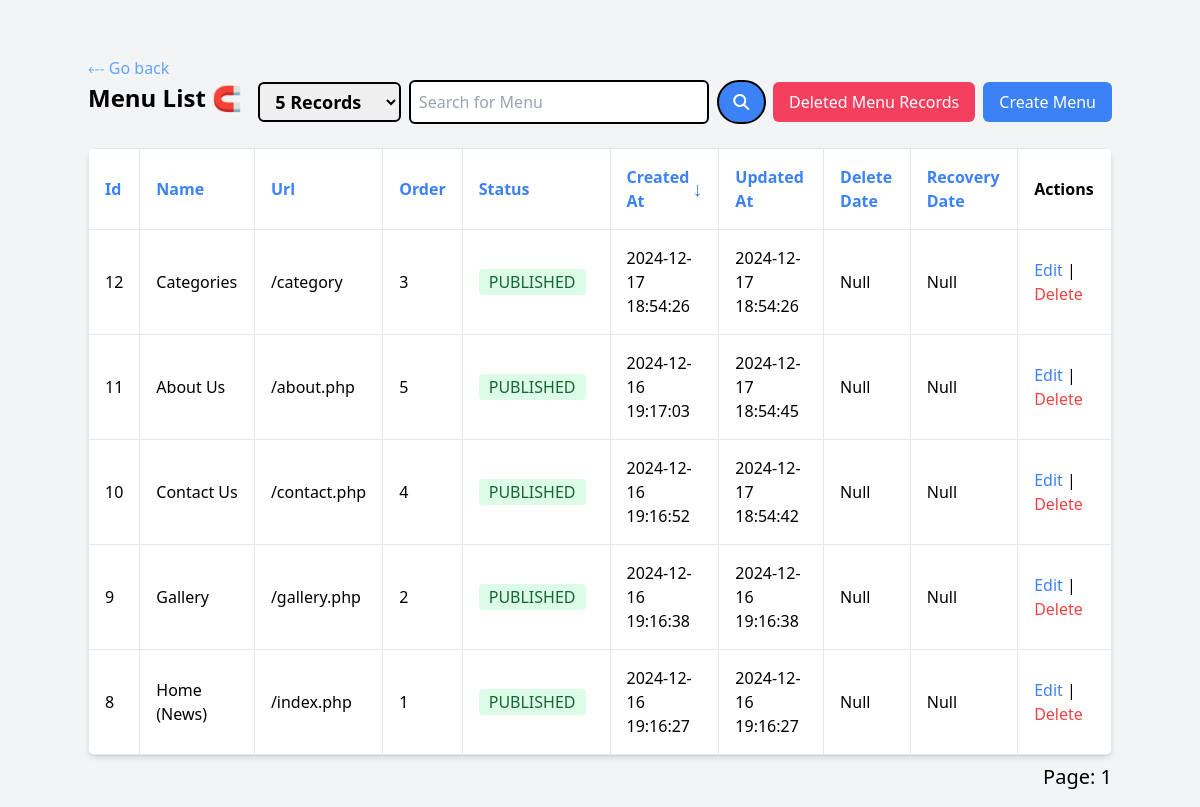
Screenshot of /portal/menu/index.php (signed in) with the database file from the repository.
### tables this page shows
CREATE TABLE `menu` (
  `id` int(11) NOT NULL,
  `name` varchar(255) NOT NULL,
  `ord` int(11) NOT NULL,
  `url` varchar(255) NOT NULL,
  `sts` tinyint(4) DEFAULT 1,
  `createdAt` timestamp NOT NULL DEFAULT current_timestamp(),
  `updatedAt` timestamp NOT NULL DEFAULT current_timestamp() ON UPDATE current_timestamp(),
  `delete_date` timestamp NULL DEFAULT NULL,
  `recovery_date` timestamp NULL DEFAULT NULL
);

### portal/menu/index.php (the view, shortened to what this page needs)
<?php
include('../../db/db.php');
$limit = isset($_GET["pageSizeMenu"]) ? (int) $_GET["pageSizeMenu"] : 5;
$page = isset($_GET['page']) ? (int) $_GET['page'] : 1;
$offset = ($page - 1) * $limit;
$searchMenu = isset($_GET["searchMenu"]) ? $_GET["searchMenu"] : "";
$sort_column = isset($_GET['sort']) ? $_GET['sort'] : 'createdAt';
$sort_order = isset($_GET['order']) ? $_GET['order'] === 'desc' ? 'DESC' : 'ASC' : "DESC";
$query = "SELECT * FROM menu WHERE sts <> '3' AND (
          id LIKE '%$searchMenu%'
          OR name LIKE '%$searchMenu%' ";
$query .= " OR url LIKE '%$searchMenu%'
OR ord LIKE '%$searchMenu%'
OR createdAt LIKE '%$searchMenu%'
OR updatedAt LIKE '%$searchMenu%'
OR delete_date LIKE '%$searchMenu%'
OR recovery_date LIKE '%$searchMenu%'
) ORDER BY $sort_column $sort_order LIMIT $limit OFFSET $offset";
$result = $conn->query($query);
?>
<!DOCTYPE html>
<html lang="en">
<head>
    <link rel="stylesheet" href="https://cdnjs.cloudflare.com/ajax/libs/font-awesome/6.7.1/css/all.min.css"
 />
    <script src="https://cdn.tailwindcss.com"></script>
</head>
<body class="bg-gray-100 p-4">
    <div class="container mx-auto mt-10">
        <a href="../dashboard.php" class="text-blue-400 hover:underline">&lBarr; Go back</a>
        <div>
            <div class="flex justify-between items-center mb-6">
                <div class="flex gap-4 items-centers flex-col sm:flex-row">
                    <h2 class="text-2xl font-bold">Menu List 🧲</h2>
                    <select name="pageSizeMenu" onchange="handlePageSizeSubmit(event, 1)"
                        class="p-[0.3rem_0.7rem_0.3rem_0.7rem] text-lg border-[2px] border-black rounded-md font-semibold">
                        <option value="5" <?php echo $limit == 5 ? "selected" : ""; ?>>5 Records
                        </option>
                    </select>
                </div>
                <div class="flex items-center">
                    <input type="search" name="searchMenu" class="p-2 border-black border-[2px] rounded-md w-[300px]"
                        placeholder="Search for Menu" value="<?php echo $searchMenu; ?>" />
                    <button onclick="searchQuery()"
                        class="border-[2px] border-black bg-blue-500 text-white p-[0.5rem_0.9rem_0.5rem_0.9rem] ml-2 rounded-full hover:opacity-80 cursor-pointer">
                        <i class="fa-solid fa-search"></i></button>
                </div>
                <div class="flex gap-2">
                    <a href="menu-crud/deleted_menu.php" class="bg-rose-500 text-white px-4 py-2 rounded-md">Deleted
                        Menu
                        Records</a>
                    <a href="menu-crud/create_menu.php" class="bg-blue-500 text-white px-4 py-2 rounded-md">Create
                        Menu</a>
                </div>
            </div>
            <div class="bg-white shadow-md rounded-lg overflow-x-scroll">
                <table class="min-w-full border-collapse">
                    <thead>
                        <tr class="w-full">
                            <th class="border p-4 text-left">
                                <div class="flex justify-between items-center">
                                    <a href="javascript:void(0)"
                                        onClick="sortTable('id', '<?php echo $sort_order === 'ASC' ? 'desc' : 'asc'; ?>')"
                                        class="text-blue-500 w-full">
                                        Id
                                    </a>
                                </div>
                            </th>
                            <th class="border p-4 text-left">
                                <div class="flex justify-between items-center">
                                    <a href="javascript:void(0)"
                                        onClick="sortTable('name', '<?php echo $sort_order === 'ASC' ? 'desc' : 'asc'; ?>')"
                                        class="text-blue-500 w-full">
                                        Name
                                    </a>
                                </div>
                            </th>
                            <th class="border p-4 text-left">
                                <div class="flex justify-between items-center">
                                    <a href="javascript:void(0)"
                                        onClick="sortTable('url', '<?php echo $sort_order === 'ASC' ? 'desc' : 'asc'; ?>')"
                                        class="text-blue-500 w-full">
                                        Url
                                    </a>
                                </div>
                            </th>
                            <th class="border p-4 text-left">
                                <div class="flex justify-between items-center">
                                    <a href="javascript:void(0)"
                                        onClick="sortTable('ord', '<?php echo $sort_order === 'ASC' ? 'desc' : 'asc'; ?>')"
                                        class="text-blue-500 w-full">
                                        Order
                                    </a>
                                </div>
                            </th>
                            <th class="border p-4 text-left">
                                <div class="flex justify-between items-center">
                                    <a href="javascript:void(0)"
                                        onClick="sortTable('sts', '<?php echo $sort_order === 'ASC' ? 'desc' : 'asc'; ?>')"
                                        class="text-blue-500 w-full">
                                        Status
                                    </a>
                                </div>
                            </th>
                            <th class="border p-4 text-left">
                                <div class="flex justify-between items-center">
                                    <a href="javascript:void(0)"
                                        onClick="sortTable('createdAt', '<?php echo $sort_order === 'ASC' ? 'desc' : 'asc'; ?>')"
                                        class="text-blue-500 w-full">
                                        Created At
                                    </a>
                                    <?php if ($sort_column == "createdAt") {
                                        echo $sort_order === "ASC"
                                            ? "<span class='text-xl font-bold text-blue-500'>&uarr;</span>"
                                            : "<span class='text-xl font-bold text-blue-500'>&darr;</span>";
                                    } ?>
                                </div>
                            </th>
                            <th class="border p-4 text-left">
                                <div class="flex justify-between items-center">
                                    <a href="javascript:void(0)"
                                        onClick="sortTable('updatedAt', '<?php echo $sort_order === 'ASC' ? 'desc' : 'asc'; ?>')"
                                        class="text-blue-500 w-full">
                                        Updated At
                                    </a>
                                </div>
                            </th>
                            <th class="border p-4 text-left">
                                <div class="flex justify-between items-center">
                                    <a href="javascript:void(0)"
                                        onClick="sortTable('delete_date', '<?php echo $sort_order === 'ASC' ? 'desc' : 'asc'; ?>')"
                                        class="text-blue-500 w-full">
                                        Delete Date
                                    </a>
                                </div>
                            </th>
                            <th class="border p-4 text-left">
                                <div class="flex justify-between items-center">
                                    <a href="javascript:void(0)"
                                        onClick="sortTable('recovery_date', '<?php echo $sort_order === 'ASC' ? 'desc' : 'asc'; ?>')"
                                        class="text-blue-500 w-full">
                                        Recovery Date
                                    </a>
                                </div>
                            </th>
                            <th class="border p-4 text-left">Actions</th>
                        </tr>
                    </thead>
                    <tbody>
                        <?php while ($row = $result->fetch_assoc()): ?>
                            <tr>
                                <td class="border p-4"><?php echo $row["id"]; ?></td>
                                <td class="border p-4"><?php echo $row["name"]; ?></td>
                                <td class="border p-4"><?php echo $row["url"]; ?></td>
                                <td class="border p-4"><?php echo $row["ord"]; ?></td>
                                <td class="border p-4">
                                    <span
                                        class="<?php echo $row['sts'] == 1 ? "bg-blue-100 text-blue-800" : "bg-green-100 text-green-800"; ?> font-medium me-2 px-2.5 py-0.5 rounded uppercase"><?php echo $row['sts'] == 1 ? "unlisted" : "published"; ?></span>
                                </td>
                                <td class="border p-4"><?php echo explode(".", $row['createdAt'])[0]; ?></td>
                                <td class="border p-4"><?php echo explode(".", $row['updatedAt'])[0]; ?></td>
                                <td class="border p-4">
                                    <?php if ($row["delete_date"]) {
                                        echo explode(".", $row['delete_date'])[0];
                                    } else {
                                        echo "Null";
                                    } ?>
                                </td>
                                <td class="border p-4">
                                    <?php if ($row["recovery_date"]) {
                                        echo explode(".", $row['recovery_date'])[0];
                                    } else {
                                        echo "Null";
                                    } ?>
                                </td>
                                <td class="border p-4">
                                    <a href="menu-crud/edit_menu.php?id=<?php echo $row['id']; ?>"
                                        class="text-blue-500 hover:underline">Edit</a> |
                                    <a href="menu-crud/delete_menu.php?id=<?php echo $row['id']; ?>"
                                        class="text-red-500 hover:underline">Delete</a>
                                </td>
                            </tr>
                        <?php endwhile; ?>
                    </tbody>
                </table>
            </div>
        </div>
        <nav class="flex justify-between items-center w-full mr-auto mt-2 text-xl">
            <ul>
                <li> <?php
                echo "<span>Page: $page</span>"; ?></li>
            </ul>
        </nav>
    </div>
</body>
</html>

### rows the page displays
menu: id "12", name "Categories", url "/category", ord "3", sts "PUBLISHED", createdAt "2024-12-17 18:54:26", updatedAt "2024-12-17 18:54:26", shows "Null"
menu: id "11", name "About Us", url "/about.php", ord "5", sts "PUBLISHED", createdAt "2024-12-16 19:17:03", updatedAt "2024-12-17 18:54:45", shows "Null"
menu: id "10", name "Contact Us", url "/contact.php", ord "4", sts "PUBLISHED", createdAt "2024-12-16 19:16:52", updatedAt "2024-12-17 18:54:42", shows "Null"
menu: id "9", name "Gallery", url "/gallery.php", ord "2", sts "PUBLISHED", createdAt "2024-12-16 19:16:38", updatedAt "2024-12-16 19:16:38", shows "Null"
menu: id "8", name "Home (News)", url "/index.php", ord "1", sts "PUBLISHED", createdAt "2024-12-16 19:16:27", updatedAt "2024-12-16 19:16:27", shows "Null"

### other values shown
$page "1"
